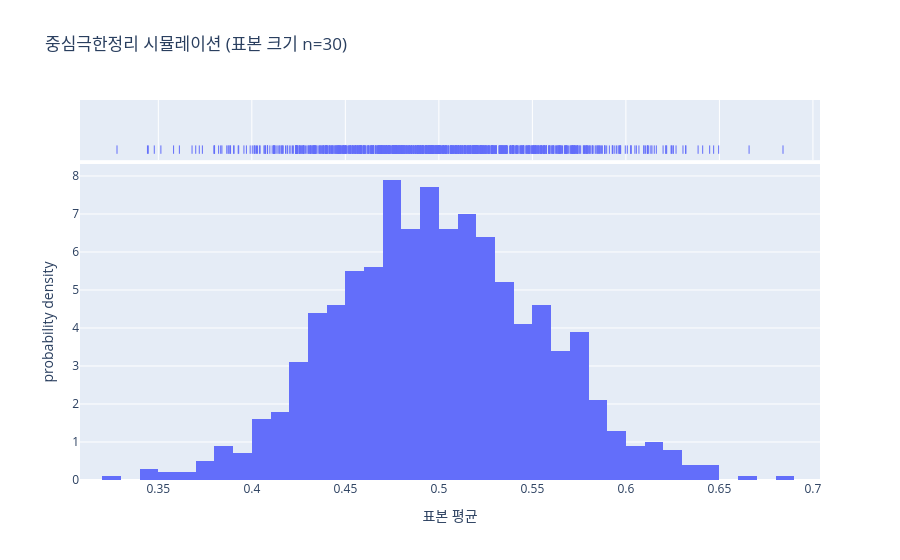
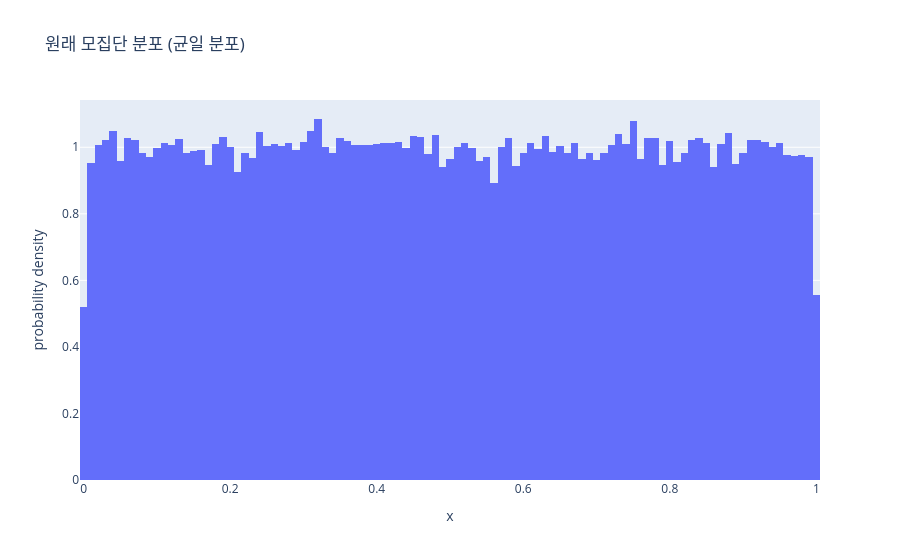

Notebook code for these charts, in order:
### Markdown cell above
---

### 🎲 2. 중심극한정리 (Central Limit Theorem, CLT)

직관적이해를 돕는 동영상 설명 : https://www.youtube.com/watch?v=SoKjCUcDBf0

#### 2.1 개념 이해하기

**중심극한정리**는 통계학에서 가장 강력하고 놀라운 아이디어 중 하나입니다. 이 정리는 **모집단의 원래 분포 모양과는 관계없이, 표본의 크기가 충분히 크다면(일반적으로 n ≥ 30), 여러 번 추출한 표본 평균들의 분포는 정규분포(종 모양 그래프)에 가까워진다**는 내용입니다.

이게 왜 중요할까요?

* **모집단 분포를 몰라도 괜찮아!**: 우리가 분석하려는 실제 데이터(모집단)가 어떤 복잡한 분포를 따르는지 정확히 알지 못하더라도, 표본 평균의 분포는 예측 가능한 정규분포를 따르기 때문에 통계적 추론(예: 신뢰구간 추정, 가설 검정)을 할 수 있게 됩니다.
* **정규분포의 위력**: 정규분포는 수학적으로 다루기 쉽고, 많은 통계 기법들이 정규분포를 가정하고 개발되었기 때문에 활용도가 매우 높습니다.

**핵심 아이디어:**

1.  모집단에서 **일정한 크기(n)** 의 표본을 여러 번 추출합니다.
2.  각각의 표본으로부터 **표본 평균** 을 계산합니다.
3.  이렇게 얻어진 **여러 개의 표본 평균들** 을 모아 분포를 그려보면, 이 분포가 바로 정규분포를 따른다는 것입니다.
4.  이때, 표본 평균들의 분포의 평균은 **모평균($\mu$)** 과 같고, 분산은 **모분산($\sigma^2$)을 표본 크기(n)로 나눈 값 ($\frac{\sigma^2}{n}$)** 이 됩니다. 즉, 표본 표준편차(표준오차)는 $\frac{\sigma}{\sqrt{n}}$ 입니다.

#### 2.2 Python으로 시뮬레이션 해보기 💻

이번에는 원래 정규분포가 아닌 분포(예: 균일 분포)를 가진 모집단에서 표본을 추출하고, 그 표본 평균들의 분포가 정말 정규분포를 따르는지 시뮬레이션을 통해 확인해보겠습니다.

### Code cell
import numpy as np
import plotly.express as px
import pandas as pd

# 모집단 설정: 0과 1 사이의 균일 분포
# 이 분포는 정규분포가 아님!
population_size = 100000
# np.random.uniform(low, high, size)는 low와 high 사이의 균일 분포에서 size만큼 표본 추출
population = np.random.uniform(0, 1, population_size)

# 모집단의 평균과 표준편차 (이론값: 평균 0.5, 표준편차 sqrt(1/12) approx 0.2887)
mu = np.mean(population)
sigma = np.std(population)

print(f"모집단 평균 (μ): {mu:.4f}")
print(f"모집단 표준편차 (σ): {sigma:.4f}\n")

# 표본 크기 및 시뮬레이션 횟수
sample_size = 30  # 각 표본의 크기 (CLT가 잘 작동하려면 보통 30 이상)
n_samples = 1000  # 추출할 표본의 개수 (표본 평균을 몇 개 만들 것인가)

# 표본 평균들을 저장할 리스트
sample_means_clt = []

# 여러 번 표본 추출 및 표본 평균 계산
for _ in range(n_samples):
    # 모집단에서 sample_size만큼 비복원 추출 (또는 복원 추출, 여기서는 복원 추출로 간주)
    sample = np.random.choice(population, size=sample_size, replace=True)
    sample_mean = np.mean(sample)
    sample_means_clt.append(sample_mean)

# 시각화를 위한 데이터프레임 생성
df_clt = pd.DataFrame({'Sample Means': sample_means_clt})

# Plotly Express를 사용하여 히스토그램 및 KDE(커널 밀도 추정) 플롯 생성
fig_clt = px.histogram(df_clt, x='Sample Means', nbins=50,
                       title=f'중심극한정리 시뮬레이션 (표본 크기 n={sample_size})',
                       labels={'Sample Means': '표본 평균'},
                       histnorm='probability density', # 정규화된 히스토그램 (밀도)
                       marginal="rug") # 데이터 포인트 위치 표시

# 표본 평균들의 평균과 표준편차 (이론값과 비교)
mean_of_sample_means = np.mean(sample_means_clt)
std_of_sample_means = np.std(sample_means_clt) # 이것이 바로 표준오차(Standard Error)

print(f"표본 평균들의 평균: {mean_of_sample_means:.4f} (이론값: 모평균 μ ≈ {mu:.4f})")
print(f"표본 평균들의 표준편차 (표준오차): {std_of_sample_means:.4f} (이론값: σ/√n ≈ {sigma/np.sqrt(sample_size):.4f})")

fig_clt.show()

# 추가: 모집단 분포도 함께 그려보기
fig_population = px.histogram(x=population, nbins=100, title='원래 모집단 분포 (균일 분포)', histnorm='probability density')
fig_population.show()

### Figure 1 — Plotly figure (JSON) as saved in the notebook; plotly's stock layout.template omitted (floating-point values rounded to 4 significant figures; data arrays with more than 128 entries replaced by an {"elided": "..."} marker saying what was removed)
{"data": [{"alignmentgroup": "True", "bingroup": "x", "histnorm": "probability density", "hovertemplate": "표본 평균=%{x}<br>probability density=%{y}<extra></extra>", "legendgroup": "", "marker": {"color": "#636efa", "pattern": {"shape": ""}}, "name": "", "nbinsx": 50, "offsetgroup": "", "orientation": "v", "showlegend": false, "type": "histogram", "x": {"elided": "1000 float values"}, "xaxis": "x", "yaxis": "y"}, {"alignmentgroup": "True", "boxpoints": "all", "fillcolor": "rgba(255,255,255,0)", "hoveron": "points", "hovertemplate": "표본 평균=%{x}<extra></extra>", "jitter": 0, "legendgroup": "", "line": {"color": "rgba(255,255,255,0)"}, "marker": {"color": "#636efa", "symbol": "line-ns-open"}, "name": "", "offsetgroup": "", "showlegend": false, "type": "box", "x": {"elided": "1000 float values"}, "xaxis": "x2", "yaxis": "y2"}], "layout": {"barmode": "relative", "legend": {"tracegroupgap": 0}, "title": {"text": "중심극한정리 시뮬레이션 (표본 크기 n=30)"}, "xaxis": {"anchor": "y", "domain": [0, 1], "title": {"text": "표본 평균"}}, "xaxis2": {"anchor": "y2", "domain": [0, 1], "matches": "x", "showgrid": true, "showticklabels": false}, "yaxis": {"anchor": "x", "domain": [0, 0.8316], "title": {"text": "probability density"}}, "yaxis2": {"anchor": "x2", "domain": [0.8416, 1], "matches": "y2", "showgrid": false, "showline": false, "showticklabels": false, "ticks": ""}}}

### Figure 2 — Plotly figure (JSON) as saved in the notebook; plotly's stock layout.template omitted (floating-point values rounded to 4 significant figures; data arrays with more than 128 entries replaced by an {"elided": "..."} marker saying what was removed)
{"data": [{"alignmentgroup": "True", "bingroup": "x", "histnorm": "probability density", "hovertemplate": "x=%{x}<br>probability density=%{y}<extra></extra>", "legendgroup": "", "marker": {"color": "#636efa", "pattern": {"shape": ""}}, "name": "", "nbinsx": 100, "offsetgroup": "", "orientation": "v", "showlegend": false, "type": "histogram", "x": {"elided": "100000 float values"}, "xaxis": "x", "yaxis": "y"}], "layout": {"barmode": "relative", "legend": {"tracegroupgap": 0}, "title": {"text": "원래 모집단 분포 (균일 분포)"}, "xaxis": {"anchor": "y", "domain": [0, 1], "title": {"text": "x"}}, "yaxis": {"anchor": "x", "domain": [0, 1], "title": {"text": "probability density"}}}}
